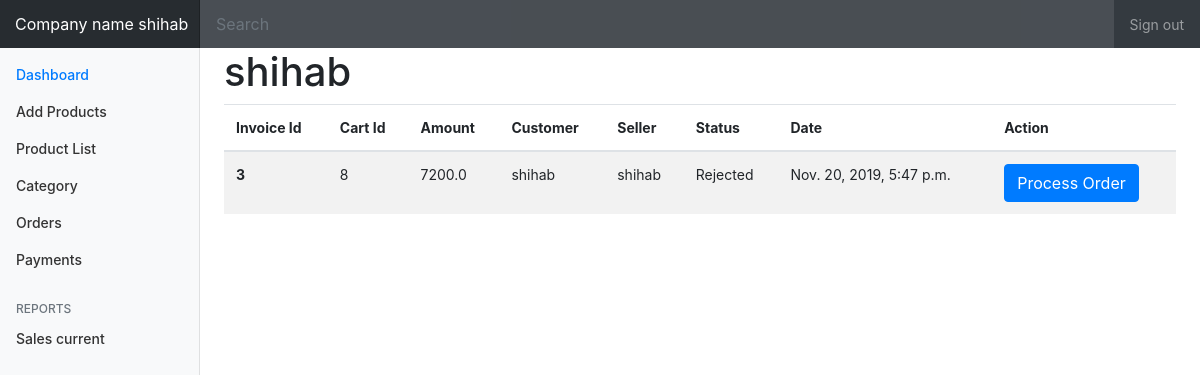
Page /order/list (signed in) on the committed database.
### accounts/models.py (models this page shows)
class User(AbstractUser):
    is_seller = models.BooleanField(default=False)
    is_customer = models.BooleanField(default=False)

### orders/models.py (models this page shows, shortened)
class OrderToSellers(models.Model):
    STATUS_CHOICES = (
        ('P', 'Pending'),
        ('A', 'Accepted'),
        ('R', 'Rejected'),
        ('S', 'Shipped'),
    )
    order = models.ForeignKey(Order, on_delete=models.CASCADE)
    customer = models.ForeignKey(settings.AUTH_USER_MODEL, on_delete=models.CASCADE, related_name='customer')
    seller = models.ForeignKey(User, on_delete=models.CASCADE)
    items_json = models.CharField(max_length=5000, null=True, blank=True)
    ordered_date = models.DateTimeField(auto_now_add=True)
    ordered = models.BooleanField(default=False)
    amount = models.FloatField()
    status = models.CharField(max_length=1, choices=STATUS_CHOICES)

class Order(models.Model):
    user = models.ForeignKey(settings.AUTH_USER_MODEL, on_delete=models.CASCADE)
    items = models.ManyToManyField(OrderItem)
    start_date = models.DateTimeField(auto_now_add=True)
    ordered_date = models.DateTimeField()
    ordered = models.BooleanField(default=False)
    billing_address = models.ForeignKey(
        'BillingAddress', on_delete=models.SET_NULL, blank=True, null=True)
    payment = models.ForeignKey(
        'Payment', on_delete=models.SET_NULL, blank=True, null=True)

### orders/views.py (the view)
# urls.py: path('list', views.OrderListView.as_view(), name='order-list'),
@method_decorator([login_required, seller_required], name='dispatch')
class OrderListView(ListView):
    model = OrderToSellers
    ordering = ('ordered_date', )
    context_object_name = 'order_to_seller'
    template_name = 'orders/order_dashboard/order_list.html'
    paginate_by = 3
    def get_context_data(self, **kwargs):
        kwargs['accounts'] = self.request.user
        return super().get_context_data(**kwargs)
    def get_queryset(self):
        return OrderToSellers.objects.filter(seller=self.request.user)

### orders/templates/orders/order_dashboard/order_list.html (shortened to what this page needs)
{% extends 'dashboard/dashboard.html' %}
{% load crispy_forms_tags %}
{% block main %}
    <div class="row">
         <div class="col-sm-10">
             <h1> {{accounts.username}}</h1>
         </div>
    </div>
    <table class="table table-striped">
      <thead>
        <tr>
            <th scope="col">Invoice Id</th>
            <th scope="col">Cart Id</th>
            <th scope="col">Amount</th>
            <th scope="col">Customer</th>
            <th scope="col">Seller</th>
            <th scope="col">Status</th>
            <th scope="col">Date</th>
            <th scope="col">Action</th>
        </tr>
      </thead>
      <tbody>
        {% if order_to_seller.count > 0 %}
            {% for pr in order_to_seller %}
                <tr>
                    <th scope="row">{{ pr.id}}</th>
                    <td>{{ pr.order.id }}</td>
                    <td>{{ pr.amount }}</td>
                    <td>{{ pr.customer }}</td>
                    <td>{{ pr.seller }}</td>
                    <td>
                        {% if pr.status == 'P' %} Pending
                        {% elif  pr.status == 'A' %} Accepted
                        {% elif  pr.status == 'R' %} Rejected
                        {% elif  pr.status == 'S' %} Shipped
                        {% endif %}
                    </td>
                    <td> {{ pr.ordered_date }}</td>
                     <td>
                        <a href="{% url 'process-order'  pr.id %}">
                            <button type="button" class="btn btn-primary">Process Order </button>
                        </a>
                    </td>
                </tr>
            {% endfor %}
        {% endif %}
      </tbody>
    </table>
{% endblock %}

### store/templates/dashboard/dashboard.html (shortened to what this page needs)
{% load static %}
{% load crispy_forms_tags %}
<!DOCTYPE html>
<html>
    <head>
        <link rel="stylesheet" href="https://maxcdn.bootstrapcdn.com/bootstrap/4.0.0/css/bootstrap.min.css">
        <link rel="stylesheet" type="text/css" href="{% static 'accounts/main.css' %}">
        <link rel="stylesheet" type="text/css" href="{% static 'accounts/seller_dashboard_navbars.css' %}">
    </head>
    <body>
        <nav class="navbar navbar-dark fixed-top bg-dark flex-md-nowrap p-0 shadow">
            <a class="navbar-brand col-sm-3 col-md-2 mr-0" href="#">Company name {{ accounts.username}} </a>
            <input class="form-control form-control-dark w-100" type="text" placeholder="Search" aria-label="Search">
            <ul class="navbar-nav px-3">
                <li class="nav-item text-nowrap">
                <a class="nav-link" href="{% url 'logout' %}">Sign out</a>
                </li>
            </ul>
        </nav>
<div class="container-fluid">
  <div class="row">
    <nav class="col-md-2 d-none d-md-block bg-light sidebar">
      <div class="sidebar-sticky">
        <ul class="nav flex-column">
          <li class="nav-item">
            <a class="nav-link active" href="{% url 'dashboard' accounts.username %}">
              Dashboard <span class="sr-only">(current)</span>
            </a>
          </li>
          <li class="nav-item">
            <a class="nav-link" href="{% url 'add-product' %}">
              Add Products
            </a>
          </li>
          <li class="nav-item">
            <a class="nav-link" href="{% url 'product_list'%}">
              Product List
            </a>
          </li>
            <li class="nav-item">
            <a class="nav-link" href="{% url 'category_list' %}">
               Category
            </a>
          </li>
          <li class="nav-item">
            <a class="nav-link" href="{% url 'order-list' %}">
              Orders
            </a>
          </li>
          <li class="nav-item">
            <a class="nav-link" href="#">
              Payments
            </a>
          </li>
        </ul>
        <h6 class="sidebar-heading d-flex justify-content-between align-items-center px-3 mt-4 mb-1 text-muted">
          <span> Reports</span>
        </h6>
        <ul class="nav flex-column mb-2">
          <li class="nav-item">
            <a class="nav-link" href="#">
              Sales current
            </a>
          </li>
        </ul>
      </div>
    </nav>
    <main role="main" class="col-md-9 ml-sm-auto col-lg-10 px-4">
    {% block main %}
    {% endblock %}
    </main>
  </div>
</div>
    </body>
</html>

### accounts/static/accounts/seller_dashboard_navbars.css (style rules this page uses)
body { font-size: .875rem; }
.sidebar { position: fixed; top: 0; bottom: 0; left: 0; z-index: 100; padding: 48px 0 0; box-shadow: inset -1px 0 0 rgba(0, 0, 0, .1); }
.sidebar-sticky { position: relative; top: 0; height: calc(100vh - 48px); padding-top: .5rem; overflow-x: hidden; overflow-y: auto; }
.sidebar .nav-link { font-weight: 500; color: #333; }
.sidebar .nav-link.active { color: #007bff; }
.sidebar-heading { font-size: .75rem; text-transform: uppercase; }
[role="main"] { padding-top: 133px; }
@media (min-width: 768px) { [role="main"] { padding-top: 48px; } }
.navbar-brand { padding-top: .75rem; padding-bottom: .75rem; font-size: 1rem; background-color: rgba(0, 0, 0, .25); box-shadow: inset -1px 0 0 rgba(0, 0, 0, .25); }
.navbar .form-control { padding: .75rem 1rem; border-width: 0; border-radius: 0; }
.form-control-dark { color: #fff; background-color: rgba(255, 255, 255, .1); border-color: rgba(255, 255, 255, .1); }

### rows in the picture
User: username "shihab"
OrderToSellers: id "3", order.id "8", amount "7200.0", customer "shihab", seller "shihab", status "Rejected", ordered_date "Nov. 20, 2019, 5:47 p.m."
